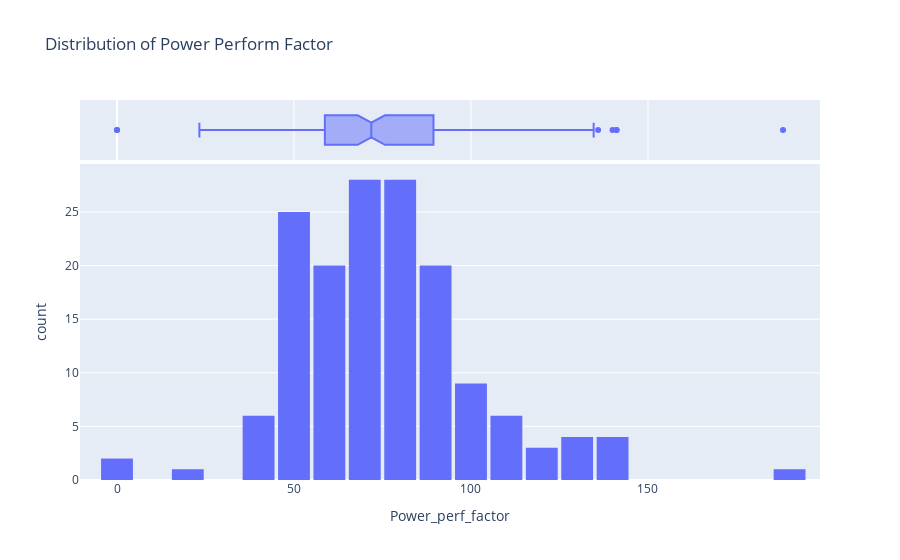

Write notebook code for a chart like this one.
### Code cell
fig = px.histogram(carSales,
                   x='Power_perf_factor',
                   marginal='box',
                   title='Distribution of Power Perform Factor',
                   )
fig.update_layout(bargap=0.1)
fig.show()

### Figure 1 — Plotly figure (JSON) as saved in the notebook; plotly's stock layout.template omitted (floating-point values rounded to 4 significant figures; data arrays with more than 128 entries replaced by an {"elided": "..."} marker saying what was removed)
{"data": [{"alignmentgroup": "True", "bingroup": "x", "hovertemplate": "Power_perf_factor=%{x}<br>count=%{y}<extra></extra>", "legendgroup": "", "marker": {"color": "#636efa", "pattern": {"shape": ""}}, "name": "", "offsetgroup": "", "orientation": "v", "showlegend": false, "type": "histogram", "x": {"elided": "157 float values"}, "xaxis": "x", "yaxis": "y"}, {"alignmentgroup": "True", "hovertemplate": "Power_perf_factor=%{x}<extra></extra>", "legendgroup": "", "marker": {"color": "#636efa"}, "name": "", "notched": true, "offsetgroup": "", "showlegend": false, "type": "box", "x": {"elided": "157 float values"}, "xaxis": "x2", "yaxis": "y2"}], "layout": {"bargap": 0.1, "barmode": "relative", "legend": {"tracegroupgap": 0}, "title": {"text": "Distribution of Power Perform Factor"}, "xaxis": {"anchor": "y", "domain": [0.0, 1.0], "title": {"text": "Power_perf_factor"}}, "xaxis2": {"anchor": "y2", "domain": [0.0, 1.0], "matches": "x", "showgrid": true, "showticklabels": false}, "yaxis": {"anchor": "x", "domain": [0.0, 0.8316], "title": {"text": "count"}}, "yaxis2": {"anchor": "x2", "domain": [0.8416, 1.0], "matches": "y2", "showgrid": false, "showline": false, "showticklabels": false, "ticks": ""}}}
